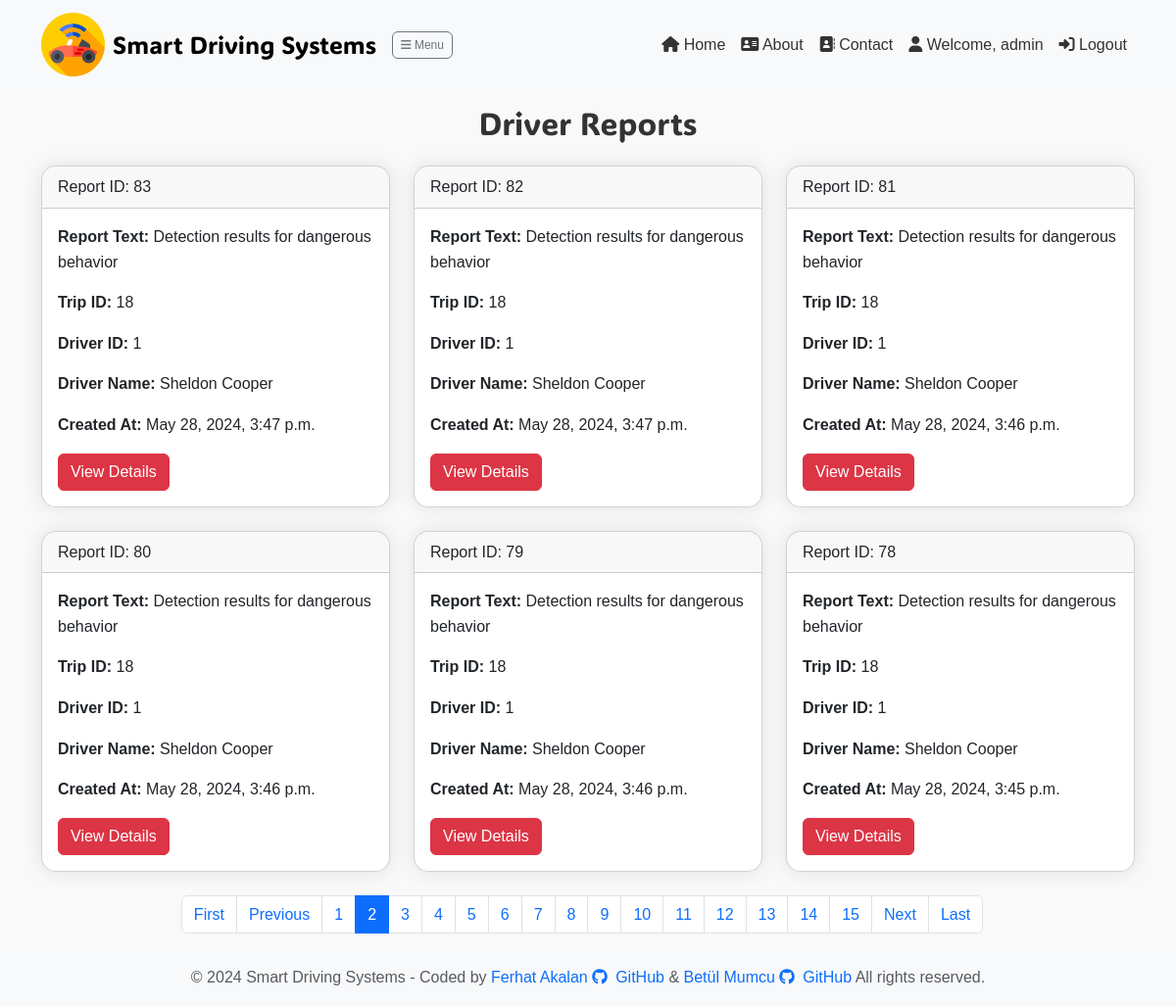
Screenshot of /report/driver-reports/?page=2 (signed in) with the database file from the repository.
### report/models.py (models this page shows, shortened)
class Reports(models.Model):
    user = models.ForeignKey(User, on_delete=models.CASCADE)
    driver = models.ForeignKey(Driver, on_delete=models.CASCADE)
    trip = models.ForeignKey(Trips, on_delete=models.CASCADE)
    report_text = models.TextField()
    car_inside_report_path = models.TextField()
    car_outside_report_path = models.TextField()
    car_data_report_path = models.TextField()
    created_at = models.DateTimeField(default=timezone.now)
    total_frames_inside = models.IntegerField() #Toplam araç içi tespit edilen davranış sayısı
    total_frames_outside = models.IntegerField() #Toplam araç dışı tespit edilen davranış sayısı

class Trips(models.Model):
    driver = models.ForeignKey(Driver, on_delete=models.CASCADE)
    start_time = models.DateTimeField(null=True, blank=True)
    end_time = models.DateTimeField(null=True, blank=True)
    car_inside_file_path = models.TextField(null=True, blank=True)
    car_outside_file_path = models.TextField(null=True, blank=True)
    car_data_file_path = models.TextField(null=True, blank=True)

class Driver(models.Model):
    user = models.ForeignKey(User, on_delete=models.CASCADE)
    driver_name = models.CharField(max_length=100)
    driver_surname = models.CharField(max_length=100)
    driver_licence = models.CharField(max_length=50, unique=True)
    driver_photo = models.ImageField(upload_to='driver_photos/', null=True, blank=True,
                                     help_text="Maximum 2MB and allowed formats: JPG, JPEG, PNG")
    created_at = models.DateTimeField(default=timezone.now)
    birth_date = models.DateField(null=True, blank=True)
    contact_number = models.CharField(max_length=20, null=True, blank=True)
    driver_email = models.EmailField(null=True, blank=True)

### report/views.py (the view)
# urls.py: path('driver-reports/', views.driver_reports, name='driver_reports'),
@login_required
def driver_reports(request, driver_id=None):
    if driver_id:
        driver = get_object_or_404(Driver, pk=driver_id)
        report_list = Reports.objects.filter(trip__driver=driver)
    else:
        report_list = Reports.objects.filter(trip__driver__user=request.user)
    report_list = report_list.order_by('-created_at')
    paginator = Paginator(report_list, 6)  # Sayfa başına 6 rapor
    page = request.GET.get('page')
    try:
        reports = paginator.page(page)
    except PageNotAnInteger:
        reports = paginator.page(1)
    except EmptyPage:
        reports = paginator.page(paginator.num_pages)
    return render(request, 'driver-reports.html', {'reports': reports})

### report/templates/driver-reports.html (shortened to what this page needs)
{% extends 'layout.html' %} {% block content %} {% load static %}
<div class="container">
  <h2 class="animated-title text-center mb-4" style="font-family: fasterOne, sans-serif;">Driver Reports</h2>
  <div class="row">
    {% if reports %}
      {% for report in reports %}
        <div class="col-md-4">
          <div class="card mb-4">
            <div class="card-header">Report ID: {{ report.id }}</div>
            <div class="card-body">
              <p class="card-text"><strong>Report Text: </strong>{{ report.report_text }}</p>
              <p class="card-text"><strong>Trip ID: </strong> {{ report.trip.id }}</p>
              <p class="card-text"><strong>Driver ID: </strong> {{ report.driver.id }}</p>
              <p class="card-text"><strong>Driver Name: </strong> {{ report.driver.driver_name }} {{ report.driver.driver_surname }}</p>
              <p class="card-text"><strong>Created At: </strong> {{ report.created_at }}</p>
              <a href="{% url 'report_details' report.id  %}" class="btn btn-danger">View Details</a>
            </div>
          </div>
        </div>
      {% endfor %}
    <ul class="pagination justify-content-center">
      {% if reports.has_previous %}
      <li class="page-item">
        <a class="page-link" href="?page=1">First</a>
      </li>
      <li class="page-item">
        <a class="page-link" href="?page={{ reports.previous_page_number }}"
          >Previous</a
        >
      </li>
      {% endif %}
      {% for num in reports.paginator.page_range %}
        {% if reports.number == num %}
        <li class="page-item active">
          <span class="page-link">{{ num }}</span>
        </li>
        {% else %}
            <li class="page-item">
              <a class="page-link" href="?page={{ num }}">{{ num }}</a>
            </li>
        {% endif %}
      {% endfor %}
      {% if reports.has_next %}
      <li class="page-item">
        <a class="page-link" href="?page={{ reports.next_page_number }}"
          >Next</a
        >
      </li>
      <li class="page-item">
        <a class="page-link" href="?page={{ reports.paginator.num_pages }}"
          >Last</a
        >
      </li>
      {% endif %}
    </ul>
    {% else %}
    <div class="col animated-title alert alert-info" role="alert">
      No reports available.
    </div>
    {% endif %}
  </div>
</div>
{% endblock %}

### templates/partials/_navbar.html (shortened to what this page needs)
{% load static %}
<link rel="stylesheet" type="text/css" href="{% static 'css/style.css' %}" />
<nav class="navbar navbar-expand-lg navbar-light bg-light">
  <div class="container">
    <a class="navbar-brand d-flex align-items-center" href="/">
      <img src="{% static 'img/logo.png' %}" alt="Logo" width="65" />
      <span class="ms-2" style="font-family: 'FasterOne'; font-size: 1.55rem"
        >Smart Driving Systems</span
      >
    </a>
    {% if user.is_authenticated %}<button id="toggle-sidebar-btn" style="padding: 0.25rem 0.5rem; font-size: 0.75rem;" class="btn btn-outline-secondary"><i class="fas fa-bars"></i> Menu</button>{% endif %}
    <div class="collapse navbar-collapse" id="navbarNav">
      <ul class="navbar-nav ms-auto">
        <li class="nav-item">
          <a class="nav-link" href="/"><i class="fas fa-home"></i> Home</a>
        </li>
        <li class="nav-item">
          <a class="nav-link" href="{% url 'about' %}"
            ><i class="fas fa-address-card"></i> About</a
          >
        </li>
        <li class="nav-item">
          <a class="nav-link" href="{%url 'contact'%}"
            ><i class="fas fa-address-book"></i> Contact</a
          >
        </li>
        {% if user.is_authenticated %}
        <li class="nav-item">
          <a class="nav-link" href="{% url 'user_profile' %}"
            ><i class="fa-solid fa-user"></i> Welcome, {{ user.username }}</a
          >
        </li>
        <li class="nav-item">
          <a class="nav-link" href="{% url 'user_logout' %}"
            ><i class="fas fa-sign-in-alt"></i> Logout</a
          >
        </li>
        {% endif %}
      </ul>
    </div>
  </div>
</nav>

### static/css/style.css (style rules this page uses)
body { font-family: Arial, sans-serif; line-height: 1.6; background-color: #f9f9f9; color: #333; }

### templates/partials/_navbar.html (style rules this page uses)
.nav-link { color: #333 !important; }
#toggle-sidebar-btn { height: auto; font-size: 1rem; }

### report/templates/driver-reports.html (style rules this page uses)
.animated-title { animation: fadeInLeft 0.5s ease both; }
.col-md-4 { animation: fadeInLeft 0.5s ease both; }
.card { border-radius: 15px; box-shadow: 0 0 20px rgba(0, 0, 0, 0.1); transition: box-shadow 0.3s ease; overflow: hidden; margin-bottom: 2rem; }
.card { transition: transform 0.3s; }

### rows the page displays
Reports: id "83", report_text "Detection results for dangerous behavior", trip.id "18", driver.id "1", driver.driver_name "Sheldon", driver.driver_surname "Cooper", created_at "May 28, 2024, 3:47 p.m."
Reports: id "82", report_text "Detection results for dangerous behavior", trip.id "18", driver.id "1", driver.driver_name "Sheldon", driver.driver_surname "Cooper", created_at "May 28, 2024, 3:47 p.m."
Reports: id "81", report_text "Detection results for dangerous behavior", trip.id "18", driver.id "1", driver.driver_name "Sheldon", driver.driver_surname "Cooper", created_at "May 28, 2024, 3:46 p.m."
Reports: id "80", report_text "Detection results for dangerous behavior", trip.id "18", driver.id "1", driver.driver_name "Sheldon", driver.driver_surname "Cooper", created_at "May 28, 2024, 3:46 p.m."
Reports: id "79", report_text "Detection results for dangerous behavior", trip.id "18", driver.id "1", driver.driver_name "Sheldon", driver.driver_surname "Cooper", created_at "May 28, 2024, 3:46 p.m."
Reports: id "78", report_text "Detection results for dangerous behavior", trip.id "18", driver.id "1", driver.driver_name "Sheldon", driver.driver_surname "Cooper", created_at "May 28, 2024, 3:45 p.m."

### other values shown
{{ user.username }} "admin"
{{ num }} "1" "3" "4" "5" "6" "7" "8" "9" "10" "11" "12" "13" "14" "15"
{{ num }} "2"
